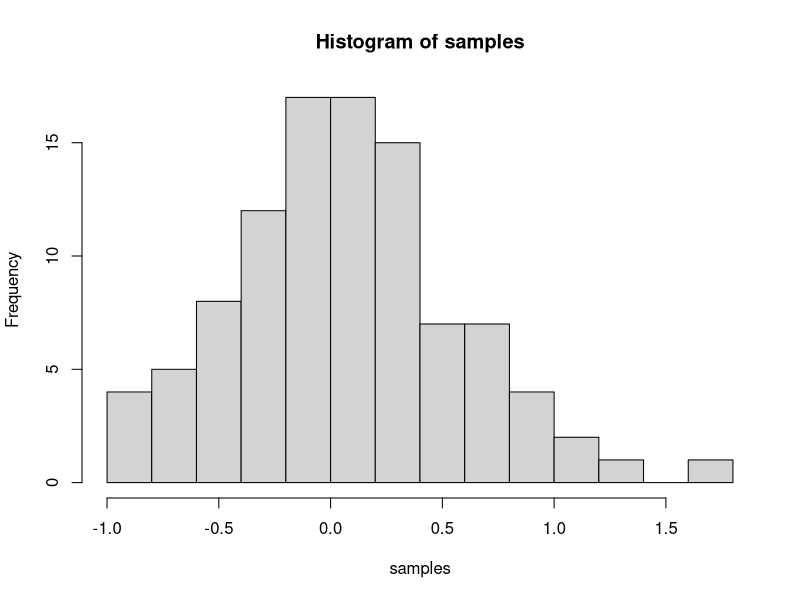
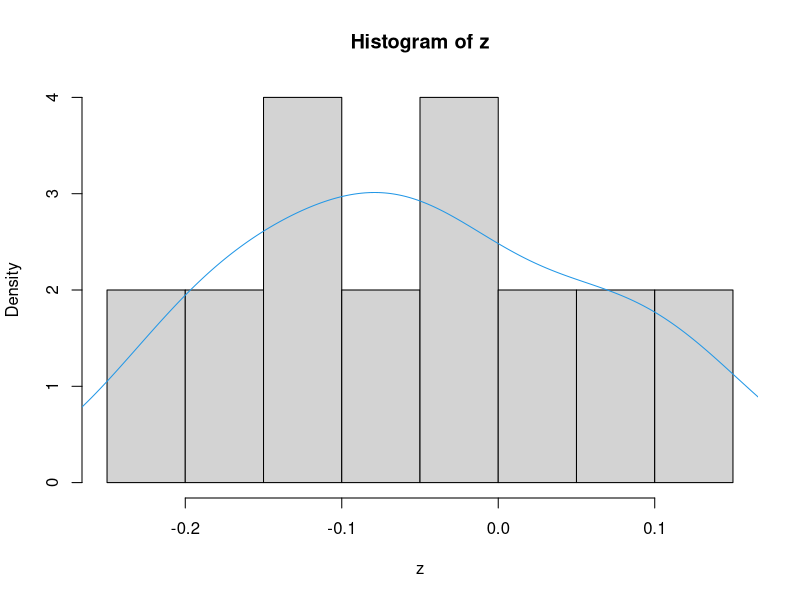

R code for these plots, in order:
## ---- chunk 1
knitr::opts_chunk$set(message=FALSE,warning=FALSE, cache=TRUE)
## ---- chunk 2
15+20
12*12 # * is multiplication sign.
126/3 # / is division sign.
(2+5+7)/5
## ---- chunk 3
a<-1
b<-2
a+b

d<-c(1,2,3)
e<-c(5,6,7)
d+e
d*e
d/e

## ---- chunk 4
samples <- rnorm(100, mean=0, sd=0.5)
hist(samples,breaks=10)
#hist(samples, prob)
#lines(density(samples),col=4)
## ---- chunk 5
# for loop solution
# i becomes the number 1 to 100 at each step of the loop


a <- length(20) # make empty variable, set length to 100
for (i in 1:20){
  a[i] <-i #assigns the number in i, to the ith index of a
}

print(a)

# for loop solution #2

a<-c() #create empty variable using combine command
for (i in 1:20){
  a<-c(a,i) # keeps combining a with itself and the new number in i
}
print(a)

# seq solution
a <- seq(1,20,1) # look up help for seq using ?seq() in console
print(a)

## ---- chunk 6
z<-rnorm(10,0,0.1)
hist(z,probability=TRUE)
lines(density(z),col=4)
(z+5)
summary(z) ### Give summary of the distribution
## ---- chunk 7
### It is true and I checked it for Bernoulli likelihood and
### normal prior distribution with variance=1. Albumin has 0 and 1.

Laplacealbumin<-function(y,E0,tol=1E-5,n=20)
{#MF 04/10/18
  z0<-E0
  d<-1
  for (i in 1:n)
  {if (abs(d)>tol)
  {ez<-exp(z0)
  pz<-ez/(1+ez)
  f<-y-(z0-E0)-pz
  fd<--(1+pz*(1-pz))
  d<-f/fd
  z0<-z0-d
  }
  }
  mean<-z0
  var<- -1/fd
  return(list(E1=mean,V1=var))
}

Laplacealbumin(y=1,E0=0,tol=1E-5,n=20)
## ---- chunk 8
## Simple function to find the mean and the variance for 
## set of data.

f<-function(x,n)
{
  xbar<-mean(x)
  n<-length(x)
  ss<-sum((x-xbar)^2)
  v<-ss/(n-1)
  return(list(xbar=xbar,v=v))
}

x<-c(1:3)
f(x,n)
## ---- chunk 9
mean(x);var(x)
